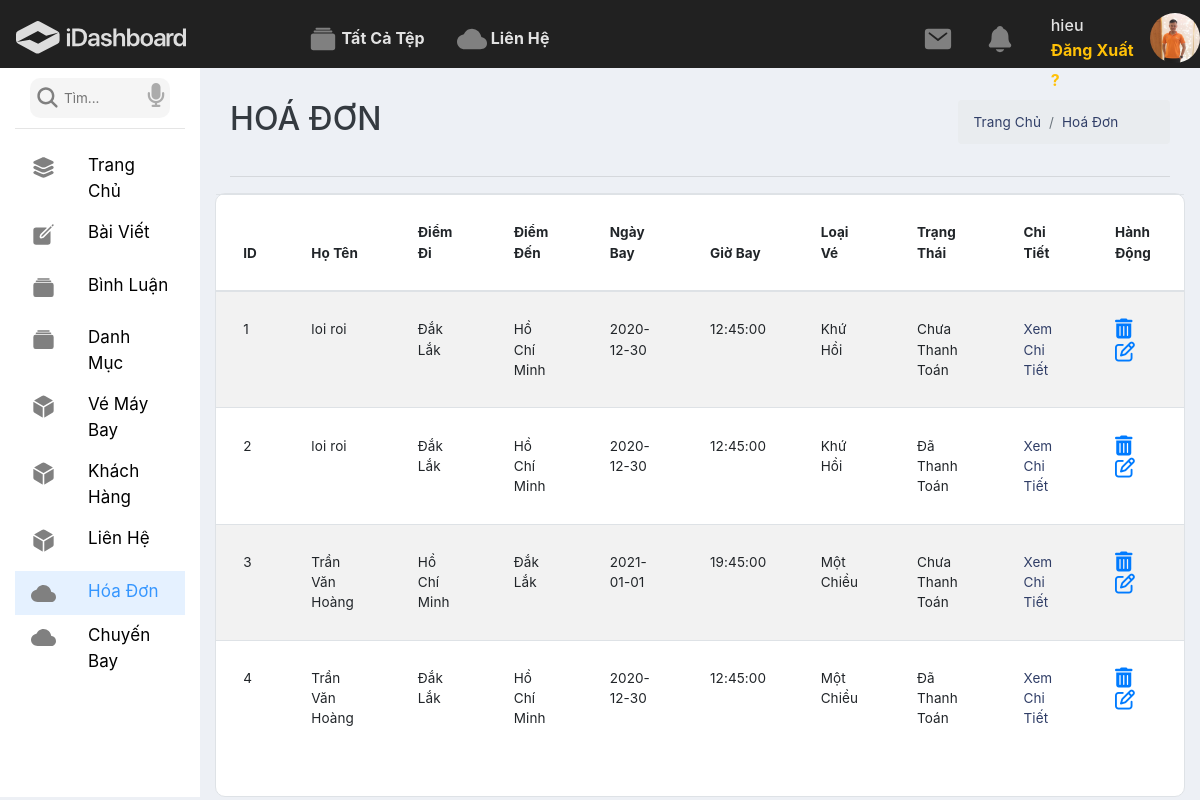
The page /admin/index.php?ctrl=hoadon&act=index (signed in) on the database its author committed.
### tables this page shows
CREATE TABLE IF NOT EXISTS `hoadon` (
  `id` int(11) NOT NULL AUTO_INCREMENT,
  `ngaydatve` datetime NOT NULL,
  `trangthai` tinyint(1) NOT NULL,
  `idkh` int(11) DEFAULT NULL,
  `tongtien` int(11) NOT NULL,
  PRIMARY KEY (`id`),
  KEY `fk_hd_kh` (`idkh`)
);

CREATE TABLE IF NOT EXISTS `hdchitiet` (
  `id` int(11) NOT NULL AUTO_INCREMENT,
  `idhd` int(11) NOT NULL,
  `idchuyenbay` int(11) NOT NULL,
  `vitringoi` varchar(100) NOT NULL,
  `hangghe` enum('1','2') NOT NULL,
  `giatien` int(11) NOT NULL,
  `tenkh` varchar(255) NOT NULL,
  `gioitinh` enum('0','1','2','') NOT NULL,
  `dienthoai` varchar(11) NOT NULL,
  `cmnd` int(10) NOT NULL,
  PRIMARY KEY (`id`),
  UNIQUE KEY `idchuyenbay` (`id`),
  KEY `fk_hdct_hd` (`idhd`),
  KEY `fk_hdct_chuyenbay` (`idchuyenbay`)
);

### system/database.php (called while the page is built, shortened)
<?php
function connect(){
    try {
        $ConnectionOption = array
            (
                PDO::MYSQL_ATTR_INIT_COMMAND => "SET NAMES 'utf8'",
                PDO::ATTR_ERRMODE => PDO::ERRMODE_EXCEPTION,
            );
        $conn = new PDO ('mysql:host='.HOST_DB.';dbname='.NAME_DB.';charset=utf8', USER_DB, PASS_DB, $ConnectionOption);
        $conn->setAttribute(PDO::ATTR_ERRMODE, PDO::ERRMODE_EXCEPTION);
        return $conn;
    } catch(PDOException $e) {
      echo "Lỗi Kết Nối database: " . $e->getMessage();
    }
}
function result1($fe,$sql){
    $sqlValue = array_slice(func_get_args(),2);
    try {
        $conn = connect();
        $stmt = $conn->prepare($sql);
        $stmt->execute($sqlValue);
        if($fe===0)return $stmt->fetchAll();elseif($fe===1)return $stmt->fetch(PDO::FETCH_ASSOC);
    } catch (PDOException $e) {
        echo "Lỗi: " . $e->getMessage();
    }
    finally{
        unset($conn);
    }
}
?>

### admin/models/hoadon.php (called while the page is built, shortened)
<?php
    function showallhd(){
        $sql = "select * from hoadon order by id desc limit 10 ";
        return result1(0,$sql);
    }
    function demSoluong($idhd){
        $sql = "SELECT count(*) as 'sl' FROM `hdchitiet` WHERE idhd='$idhd' GROUP BY idhd ";
        return result1(1,$sql);
    }
?>

### admin/models/khachhang.php (called while the page is built, shortened)
<?php
function showHdCt($idhd){
    $sql = "SELECT * FROM hdchitiet WHERE idhd=".$idhd;
    return result1(1,$sql);
}

### admin/models/timve.php (called while the page is built, shortened)
<?php
function showVeAdmin($id)
{
    $sql = "select o.id,o.gioden,o.giodi,o.ngaydi,o.tinh_den,q.tinh_di,o.masb_den,q.masb_di,p.giavethuong, p.giavethuonggia,b.hangmb
	from
    (select r.gioden,r.giodi,r.ngaydi, r.id, s.tinh as 'tinh_den',s.masanbay as 'masb_den' from chuyenbay r
    inner join tuyenduong i on r.idtuyenduong=i.id
    inner join sanbay s on i.iddiemden = s.idsanbay) as o
    inner join
    (select r.gioden,r.giodi,r.ngaydi,r.id, s.tinh as 'tinh_di',s.masanbay as 'masb_di' from chuyenbay r
    inner join tuyenduong i on r.idtuyenduong=i.id
    inner join sanbay s on i.iddiemdi = s.idsanbay) as q
    inner join
    (select r.id, w.giavethuong, w.giavethuonggia from giave w
    inner join chuyenbay r on w.idchuyenbay = r.id) as p
    inner join
    (select r.id, d.hangmb from dsmaybay d
    inner join chuyenbay r on d.id = r.idmaybay) as b
    on o.id=q.id and q.id=p.id and o.id=b.id where o.id='$id'";
    return result1(0,$sql);
}
?>

### admin/views/hoadonindex.php (the view)
<div class="col-lg-10">
                    <div class="container-fluid">
                        <div class="row d-flex justify-content-between mt-3">
                            <div class="col-lg-4 text-dark mt-3">
                                <h2>HOÁ ĐƠN</h2>
                            </div>
                            <div class="col-lg-3 mt-3">
                                <nav aria-label="breadcrumb ">
                                    <ol class="breadcrumb">
                                        <li class="breadcrumb-item"><a href="#">Trang Chủ</a></li>
                                        <li class="breadcrumb-item"><a href="#">Hoá Đơn</a></li>
                                    </ol>
                                </nav>
                            </div>
                        </div>
                        <hr>
                        <div class="row mt-3">
                            <div class="col-lg-12 bg-white pb-4 border">
                                <div class="row d-flex justify-content-center">
                                    <table class="table table-striped table-inverse table-responsive">
                                        <thead class="thead-inverse">
                                            <tr>
                                                <th>ID</th>
                                                <th>Họ Tên</th>
                                                <th>Điểm Đi</th>
                                                <th>Điểm Đến</th>
                                                <th>Ngày Bay</th>
                                                <th>Giờ Bay</th>
                                                <th>Loại Vé</th>
                                                <th>Trạng Thái</th>
                                                <th>Chi Tiết</th>
                                                <th>Hành Động</th>
                                            </tr>
                                        </thead>
                                        <tbody id="result">
                                            <?php
                                                $i=0;
                                                foreach ($showallhd as $hd) {
                                                    $i++;
                                                    $id=$hd['id'];
                                                    $linkdel = "index.php?ctrl=hoadon&act=del&iddel=".$id;
                                                    $linkedit = "index.php?ctrl=hoadon&act=add&idedit=".$id;
                                                    $linkhdct = "index.php?ctrl=hoadon&act=hdct&idhd=".$id;
                                                    $tenKh = showHdCt($hd['id'])['tenkh'];
                                                    $trangThai = $hd['trangthai'];
                                                    if($trangThai == 1){
                                                        $trangThai = 'Chưa Thanh Toán';
                                                    }elseif($trangThai == 2){
                                                        $trangThai = 'Đã Thanh Toán';
                                                    }
                                                    $soLuong = demSoluong($hd['id']);
                                                    if($soLuong['sl'] > 1){
                                                        $loaiVe ='Khứ Hồi';
                                                    }else{
                                                        $loaiVe ='Một Chiều';
                                                    }
                                                ?>
                                                <tr>
                                                    <td><?=$i?></td>
                                                    <td><?=$tenKh?></td>
                                                    <td><?=showVeAdmin(showHdCt($hd['id'])['idchuyenbay'])['0']['tinh_di']?></td>
                                                    <td><?=showVeAdmin(showHdCt($hd['id'])['idchuyenbay'])['0']['tinh_den']?></td>
                                                    <td><?=showVeAdmin(showHdCt($hd['id'])['idchuyenbay'])['0']['ngaydi']?></td>
                                                    <td><?=showVeAdmin(showHdCt($hd['id'])['idchuyenbay'])['0']['giodi']?></td>
                                                    <td><?= $loaiVe?></td>
                                                    <td><?=$trangThai?></td>
                                                    <td><a href="<?=$linkhdct?>">Xem Chi Tiết</a></td>
                                                    <td>
                                                        <a onclick="checkDelete('<?php echo $linkdel; ?>')"><i class="fa fa-trash mr-3"></i></a>
                                                        <a href="<?=$linkedit?>"><i class="fa fa-edit"></i></a>
                                                    </td>
                                                </tr>
                                            <?php }?>
                                        </tbody>
                                    </table>
                                </div>
                            </div>
                        </div>
                    </div>
                </div>

### admin/views/css/style.css (style rules this page uses)
a, a:hover, a:active { text-decoration: none !important; color: #303e67; }
body { margin: 0; overflow-x: hidden !important; font-size: .845rem; background-color: #edf0f5; color: rgba(0, 0, 0, 0.95); min-height: 100vh; letter-spacing: 0.1px; line-height: 1.5; font-family: "Inter", sans-serif; }
.bg-white { background-color: white; }
.border { border-radius: 10px; }
ul, li { list-style: none; padding: 0; margin: 0; }
tr td .fa-trash, tr td .fa-edit { font-size: 20px !important; color: #007bff; }
.table td, .table th { padding: 1.7rem; }

### rows shown on the page
hoadon: id.tenkh "loi roi", tinh_di "Đắk Lắk", tinh_den "Hồ Chí Minh", ngaydi "2020-12-30", giodi "12:45:00", loaiVe "Khứ Hồi", trangthai "Chưa Thanh Toán"
hoadon: id.tenkh "loi roi", tinh_di "Đắk Lắk", tinh_den "Hồ Chí Minh", ngaydi "2020-12-30", giodi "12:45:00", loaiVe "Khứ Hồi", trangthai "Đã Thanh Toán"
hoadon: id.tenkh "Trần Văn Hoàng", tinh_di "Hồ Chí Minh", tinh_den "Đắk Lắk", ngaydi "2021-01-01", giodi "19:45:00", loaiVe "Một Chiều", trangthai "Chưa Thanh Toán"
hoadon: id.tenkh "Trần Văn Hoàng", tinh_di "Đắk Lắk", tinh_den "Hồ Chí Minh", ngaydi "2020-12-30", giodi "12:45:00", loaiVe "Một Chiều", trangthai "Đã Thanh Toán"

### other values the page prints
$_SESSION['suser'] "hieu"
